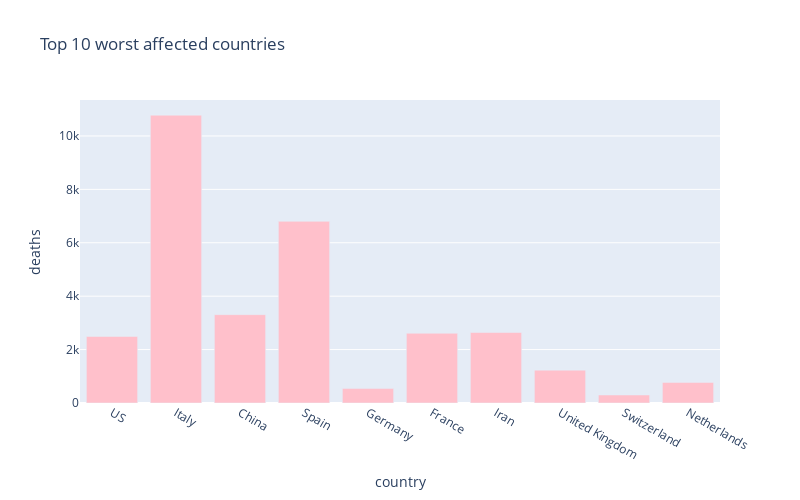

The notebook cell saved with this chart:
### Markdown cell above
# 10 worst hit countries - Death cases

### Code cell
px.bar(
    sorted_country_df.head(10),
    x = "country",
    y = "deaths",
    title= "Top 10 worst affected countries", # the axis names
    color_discrete_sequence=["pink"], 
    height=500,
    width=800
)

### Figure 1 — Plotly figure (JSON) as saved in the notebook; plotly's stock layout.template omitted (floating-point values rounded to 4 significant figures)
{"data": [{"alignmentgroup": "True", "hoverlabel": {"namelength": 0}, "hovertemplate": "country=%{x}<br>deaths=%{y}", "legendgroup": "", "marker": {"color": "pink"}, "name": "", "offsetgroup": "", "orientation": "v", "showlegend": false, "textposition": "auto", "type": "bar", "x": ["US", "Italy", "China", "Spain", "Germany", "France", "Iran", "United Kingdom", "Switzerland", "Netherlands"], "xaxis": "x", "y": [2493, 10779, 3308, 6803, 541, 2611, 2640, 1231, 300, 772], "yaxis": "y"}], "layout": {"barmode": "relative", "height": 500, "legend": {"tracegroupgap": 0}, "title": {"text": "Top 10 worst affected countries"}, "width": 800, "xaxis": {"anchor": "y", "domain": [0, 1], "title": {"text": "country"}}, "yaxis": {"anchor": "x", "domain": [0, 1], "title": {"text": "deaths"}}}}
